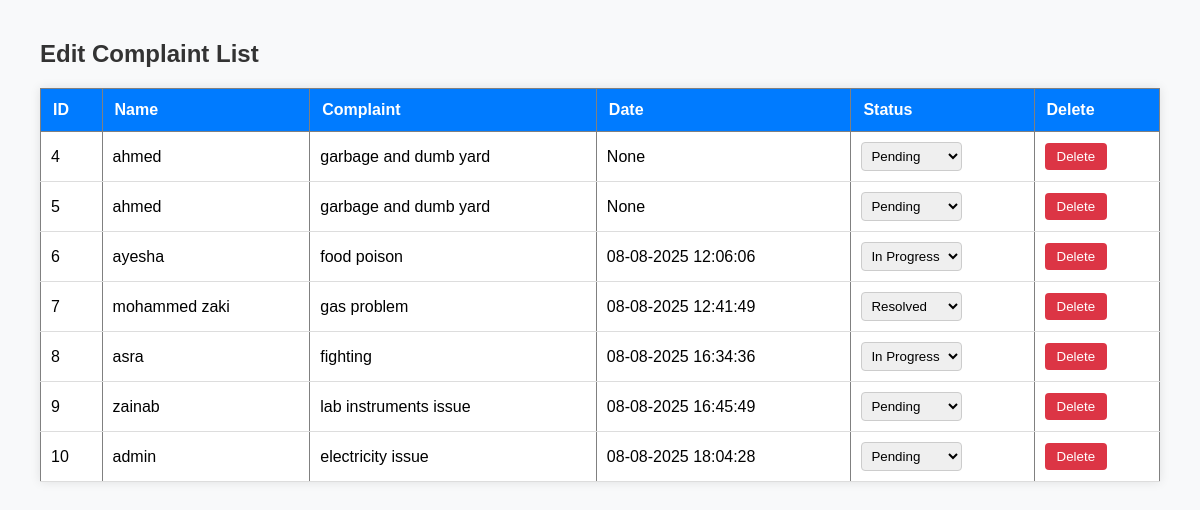
/edit_complaint_list (signed in), run on the app's committed database.
### tables this page shows
CREATE TABLE complaints (
            id INTEGER PRIMARY KEY AUTOINCREMENT,
                   name TEXT NOT NULL,
                   email TEXT NOT NULL,
                   complaint TEXT NOT NULL,
                   status TEXT DEFAULT 'Pending',
                   description TEXT NOT NULL,
                   complete_address TEXT NOT NULL
        , date TEXT);

### app.py (the view)
@app.route('/edit_complaint_list')
def edit_complaint_list():
    if not session.get('admin_logged_in'):
        return redirect(url_for('admin_login'))
    conn = sqlite3.connect('complaints.db')
    conn.row_factory = sqlite3.Row
    cur = conn.cursor()
    cur.execute("SELECT * FROM complaints")
    complaints = cur.fetchall()
    conn.close()
    return render_template('edit_complaint_list.html', complaints=complaints)

### templates/edit_complaint_list.html (shortened to what this page needs)
<!DOCTYPE html>
<html>
<head>
    <link rel="stylesheet" href="{{ url_for('static', filename='edit_complaint_list.css') }}">
</head>
<body>
    <h2>Edit Complaint List</h2>
    <table border="1">
        <tr>
            <th>ID</th>
            <th>Name</th>
            <th>Complaint</th>
            <th>Date</th>
            <th>Status</th>
            <th>Delete</th>
        </tr>
        {% for complaint in complaints %}
        <tr>
            <td>{{ complaint['id'] }}</td>
            <td>{{ complaint['name'] }}</td>
            <td>{{ complaint['complaint'] }}</td>
            <td>{{ complaint['date'] }}</td>
            <td>
                <form method="POST" action="{{ url_for('update_status', id=complaint['id']) }}">
                    <select name="status" onchange="this.form.submit()">
                        <option value="Pending" {% if complaint['status'] == 'Pending' %}selected{% endif %}>Pending</option>
                        <option value="In Progress" {% if complaint['status'] == 'In Progress' %}selected{% endif %}>In Progress</option>
                        <option value="Resolved" {% if complaint['status'] == 'Resolved' %}selected{% endif %}>Resolved</option>
                    </select>
                </form>
            </td>
            <td>
                <form method="POST" action="{{ url_for('delete_complaint', id=complaint['id']) }}" onsubmit="return confirm('Are you sure you want to delete this complaint?');">
                    <button type="submit">Delete</button>
                </form>
            </td>
        </tr>
        {% endfor %}
    </table>
</body>
</html>

### static/edit_complaint_list.css (style rules this page uses)
body { font-family: Arial, sans-serif; margin: 40px; background-color: #f8f9fa; }
table { width: 100%; border-collapse: collapse; background-color: white; box-shadow: 0 0 10px rgba(0, 0, 0, 0.1); }
th { background-color: #007bff; color: white; padding: 12px; text-align: left; }
td { padding: 10px; border-bottom: 1px solid #ddd; }
select { padding: 5px; border-radius: 4px; border: 1px solid #ccc; }
button { padding: 6px 12px; color: white; background-color: #dc3545; border: none; border-radius: 4px; cursor: pointer; }
h2 { color: #333; margin-bottom: 20px; }

### data on the page
complaints: id "4", name "ahmed", complaint "garbage and dumb yard", date "None", status "Pending"
complaints: id "5", name "ahmed", complaint "garbage and dumb yard", date "None", status "Pending"
complaints: id "6", name "ayesha", complaint "food poison", date "08-08-2025 12:06:06", status "In Progress"
complaints: id "7", name "mohammed zaki", complaint "gas problem", date "08-08-2025 12:41:49", status "Resolved"
complaints: id "8", name "asra", complaint "fighting", date "08-08-2025 16:34:36", status "In Progress"
complaints: id "9", name "zainab", complaint "lab instruments issue", date "08-08-2025 16:45:49", status "Pending"
complaints: id "10", name "admin", complaint "electricity issue", date "08-08-2025 18:04:28", status "Pending"
